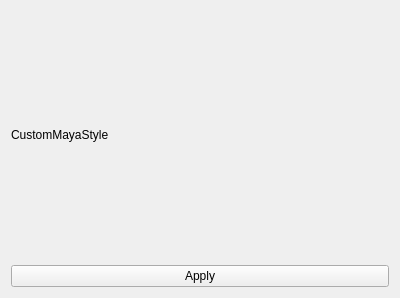
<?xml version="1.0" encoding="UTF-8"?>
<ui version="4.0">
 <class>Form</class>
 <widget class="QWidget" name="Form">
  <property name="geometry">
   <rect>
    <x>0</x>
    <y>0</y>
    <width>400</width>
    <height>298</height>
   </rect>
  </property>
  <property name="windowTitle">
   <string>Form</string>
  </property>
  <layout class="QVBoxLayout" name="verticalLayout">
   <item>
    <widget class="QLabel" name="label">
     <property name="text">
      <string>CustomMayaStyle</string>
     </property>
    </widget>
   </item>
   <item>
    <layout class="QFormLayout" name="formLayout"/>
   </item>
   <item>
    <widget class="QPushButton" name="pushButton">
     <property name="text">
      <string>Apply</string>
     </property>
    </widget>
   </item>
  </layout>
 </widget>
 <resources/>
 <connections/>
</ui>
